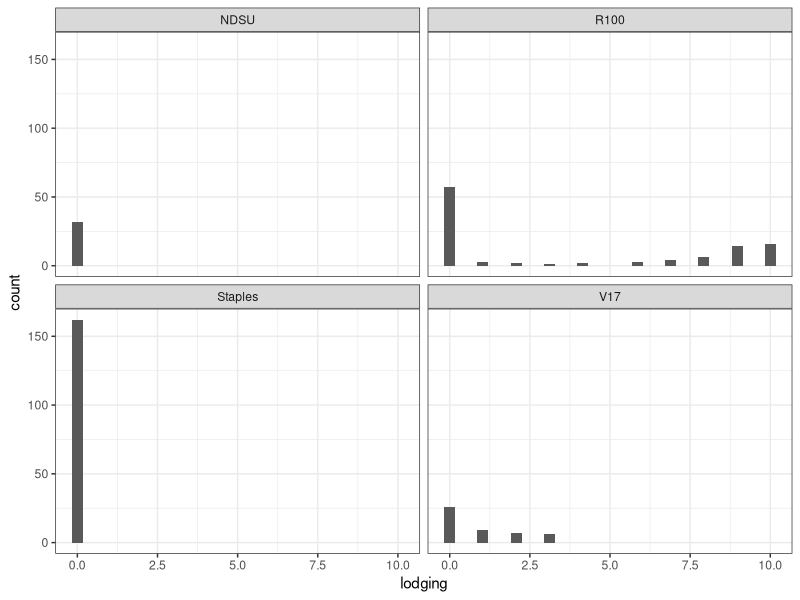
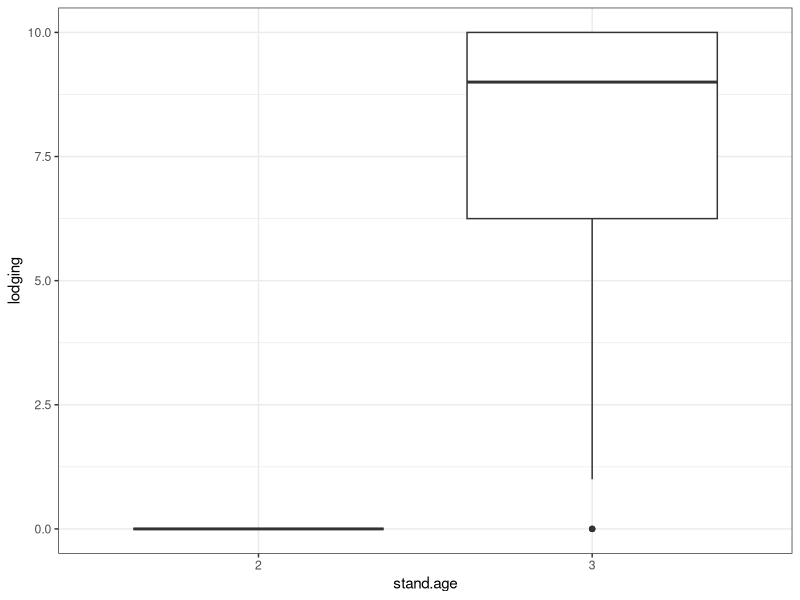
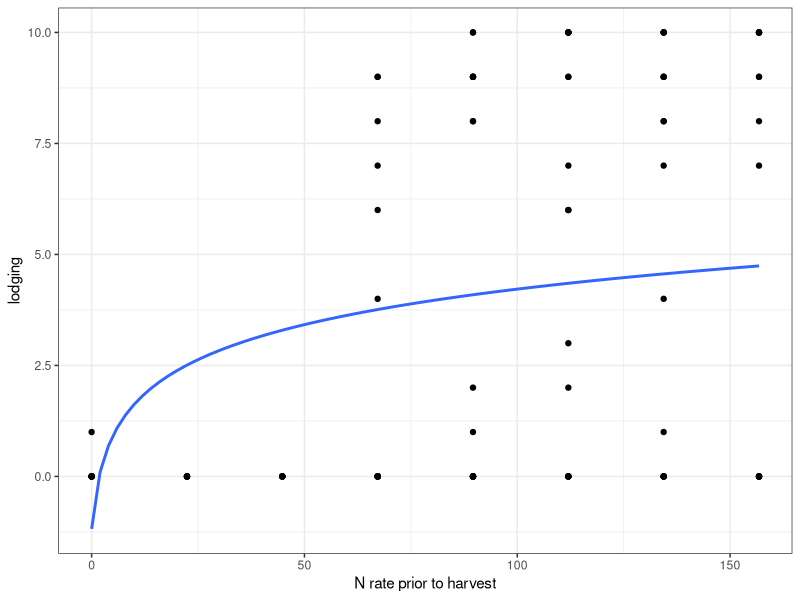
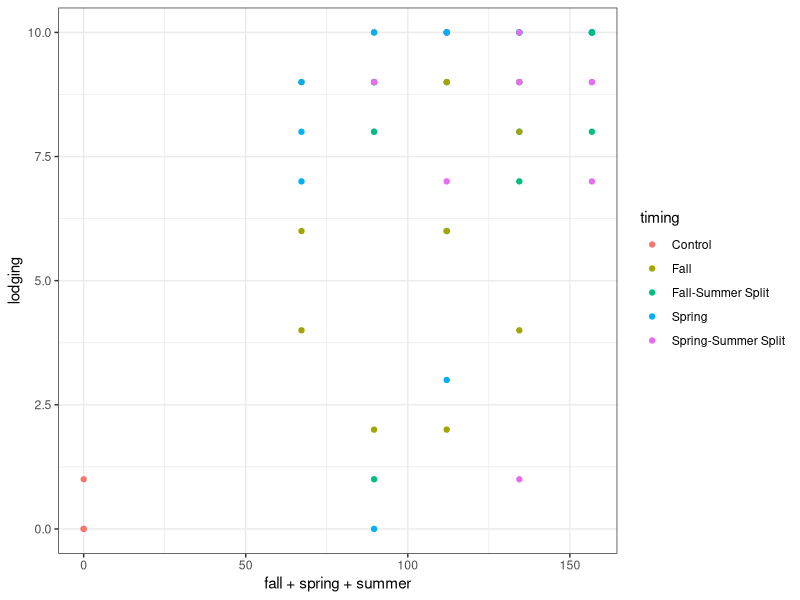
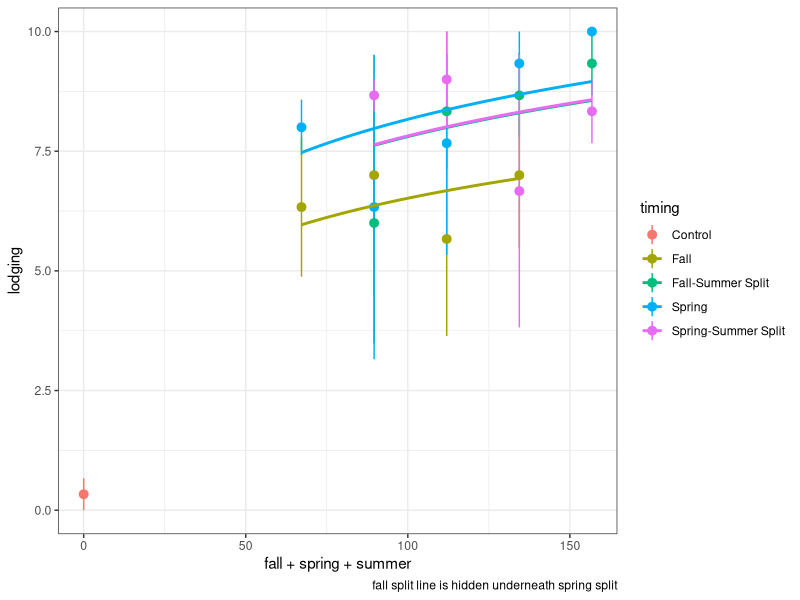
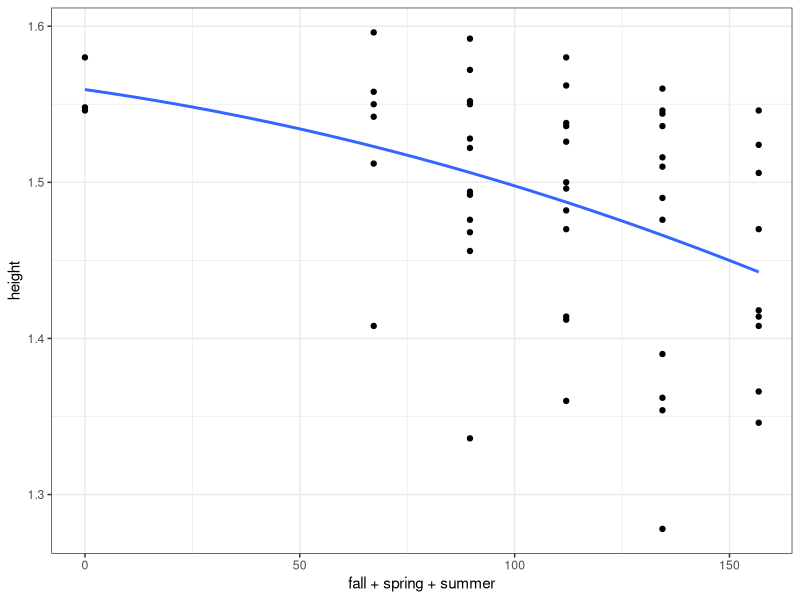
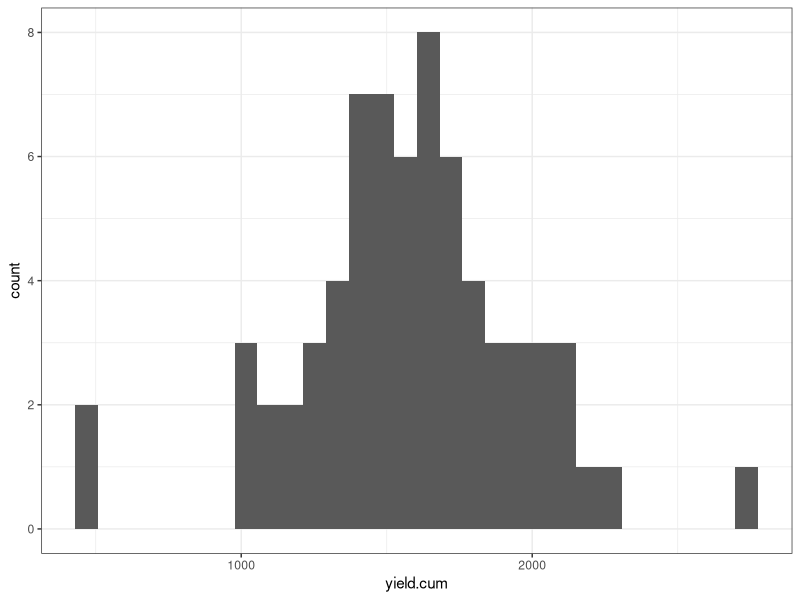
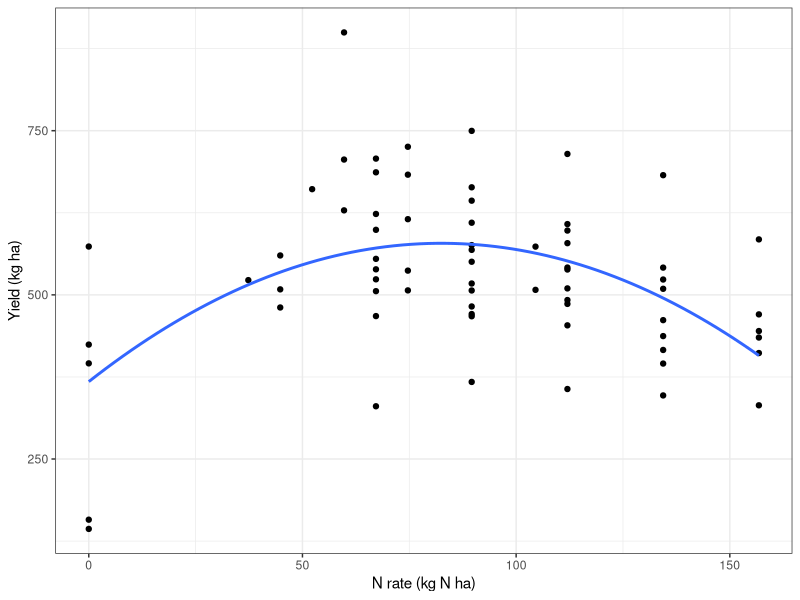

Recreate these plots in R, in order.
## ---- chunk 1
library(dplyr)
library(tidyverse)
library(multcomp)
library(emmeans)
library(lme4)
library(car)
theme_set(theme_bw())

read.csv(
  "data_nrate-all.csv"
) %>% 
  as_tibble() %>% 
  mutate(stand.age = ordered(stand.age)) %>% 
  mutate(
    across(
      c(block,location, id),
      factor
    )
  ) -> dat

## ---- chunk 2
dat %>% 
  slice(1:6) %>% 
  knitr::kable(
    caption = "first 5 lines of dataset"
  )

read.csv(
  "metadata_nrate-all.csv"
) %>% 
  knitr::kable(
    capation= "metadata"
  )
## ---- chunk 3
read.csv(
  "field_activities.csv"
) %>% 
  knitr::kable(
    caption = "Dates of key field activities"
  )
## ---- chunk 4
dat %>% 
  group_by(n.total,timing,stand.age,location) %>% 
  tally() %>% 
  # print(n=120)
  knitr::kable(
    caption = "The n-rate timing dataset"
  )
## ---- chunk 5
dat %>% 
  group_by(location,year) %>% 
  tally() %>% 
  knitr::kable(
    caption = "Ee have 10 site-years, more than enough to be a random effect"
  )
## ---- chunk 6
dat %>% 
  ggplot(aes(lodging)) +
  stat_bin() + 
  facet_wrap(~location)
## ---- chunk 7
dat %>% 
  filter(location == "R100") %>% 
  ggplot(aes(stand.age,lodging)) +
  geom_boxplot()
## ---- chunk 8
dat %>% 
  filter(location == "R100") %>% 
  ggplot(aes(fall+spring+summer,lodging)) +
  geom_point() +
  stat_smooth(
    method = "lm",
    formula = y~log(x+1),
    se=F
  ) +
  labs(
    x="N rate prior to harvest"
  )
## ---- chunk 9
dat %>% 
  filter(location == "R100" & stand.age =="3") %>% 
  ggplot(aes(fall+spring+summer,lodging, col = timing)) +
  geom_point()
## ---- chunk 10
dat %>% 
  filter(location == "R100" & stand.age =="3") %>% 
  ggplot(aes(fall+spring+summer,lodging, col = timing)) +
  stat_summary() +
  stat_smooth(
    se=F,
    method = "lm",
    formula = y~log(x+1)+0
  ) +
  labs(
    caption = "fall split line is hidden underneath spring split"
  )
## ---- chunk 11
dat %>% 
  filter(location == "R100" & stand.age =="3") %>% 
  lm(
    formula = lodging~log(n.total+1)*timing+0,.
  )  %>% 
  anova()
## ---- chunk 12
dat %>% 
  filter(location == "R100" & stand.age =="3") %>% 
  ggplot(aes(fall+spring+summer,height)) +
  geom_point() +
  geom_smooth(
    se=F,
    method = "lm",
    formula = y~poly(x,2)
  )
## ---- chunk 13
dat %>% 
  filter(location == "R100" & stand.age =="3") %>% 
  lm(
    height~poly(n.total,2)+timing,.
  ) %>% 
  anova()
## ---- chunk 14
dat %>% 
  filter(location == "R100" & stand.age =="3") %>%
  dplyr::select(lodging,height) %>% 
  cor(method = "pearson") 
## ---- chunk 15
dat %>% 
  # Removing R100 plots in third year because lodging was so high
  filter(location != "R100" | stand.age != "3") %>% 
  filter(stand.age=="3") %>% 
  ggplot(aes(yield.cum)) +
  stat_bin()
## ---- chunk 16

dat %>% 
  filter(location != "R100" | stand.age != "3") %>% 
  filter(stand.age=="3") %>% 
  lm(
    yield.cum ~ poly(cumn,1),.
  ) %>% 
  AIC()

dat %>% 
  filter(location != "R100" | stand.age != "3") %>% 
  filter(stand.age=="3") %>% 
  lm(
    yield.cum ~ poly(cumn,2),.
  ) %>% 
  AIC()

# quadratic is better than linear for fitting the data

dat %>% 
  filter(location != "R100" | stand.age != "3") %>% 
  filter(stand.age=="3") %>% 
  lm(
    yield.cum~poly(cumn,2),.
  ) %>% 
  anova()

dat %>% 
  filter(location != "R100" | stand.age != "3") %>% 
  filter(stand.age=="3") %>% 
  ggplot(aes(cumn/3,yield.cum/3)) +
  geom_point() +
  geom_smooth(
    se=F,
    method = "lm",
    formula = y~poly(x,2)
  ) +
  labs(
    x="N rate (kg N ha)",
    y="Yield (kg ha)"
  )
## ---- chunk 17
dat %>% 
  filter(location != "R100" | stand.age != "3") %>% 
  filter(stand.age=="3") %>% 
  filter(timing == "Control" |
           timing == "Fall" |
           timing == "Spring") %>% 
  lm(
    yield.cum ~ poly(cumn,2)*location*timing,.
  ) %>% 
  anova()
## ---- chunk 18
dat %>% 
  filter(location != "R100" | stand.age != "3") %>% 
  filter(stand.age=="3") %>% 
  filter(timing == "Control" |
           timing == "Fall" |
           timing == "Spring") %>% 
  lmer(
    yield.cum ~ poly(cumn,2)*timing*location+(1|block),.
  ) %>% 
  # summary()
  # AIC()
  car::Anova()
## ---- chunk 19
dat %>% 
  filter(location != "R100" | stand.age != "3") %>% 
  filter(stand.age=="3") %>% 
  filter(timing == "Control" |
           timing == "Fall" |
           timing == "Spring") %>% 
  ggplot(aes(cumn/3,yield.cum/3,
             col=location)) +
  geom_point() +
  geom_smooth(
    # aes(col=location),
    se=F,
    method="lm",
    formula = y~y) +
  labs(
    x="N applied (kg N ha)",
    y="Yield (kg ha)"
  )
## ---- chunk 20
dat %>% 
  filter(location != "R100" | stand.age != "3") %>% 
  ggplot(aes(yield)) +
  stat_bin()
## ---- chunk 21
dat %>% 
  filter(location != "R100" | stand.age != "3") %>%
  group_by(location,year) %>%
  tally()

# We still have 9 site-years, let's model these as random and see if we see an effect of nrate

dat %>% 
# removing yield data from lodged plots
  filter(location != "R100" | stand.age != "3") %>%
# removing instances where there was a Fall timing but no N was applied
  filter(timing !="Fall" | fall != 0) %>% 
  lmer(
    yield~poly(n.total,2)*timing*stand.age + (1|location/year/block),.
  ) %>% 
  # summary()
  car::Anova()

# we know from this model that there are no interactions between fixed effects and that it is rank defficient because we are trying to predict so many interactions on so little data. We rerun the model without the interaction terms

## ---- chunk 22
dat %>% 
# removing yield data from lodged plots
  filter(location != "R100" | stand.age != "3") %>%
# removing instances where there was a Fall timing but no N was applied
  filter(timing !="Fall" | fall != 0) %>% 
  filter(timing!="Fall-Spring Split") %>% 
  ggplot(aes(n.total,yield)) +
  geom_point(
    # aes(col=timing)
  ) +
  geom_smooth(
    method = "lm",
    se=F,
    formula = y~poly(x,2)
  )
## ---- chunk 23
dat %>% 
# removing yield data from lodged plots
  filter(location != "R100" | stand.age != "3") %>%
# removing instances where there was a Fall timing but no N was applied
  filter(timing !="Fall" | fall != 0) %>% 
  lmer(
# changing random effect structure due to singular fit
    yield~poly(n.total,2)+timing+stand.age + (1|location/year/block),.
  ) %>% 
  # summary()
  # car::Anova()
  emmeans(~timing) %>% 
  cld(
    Letters = letters,
    reverse = T
  ) %>% 
  mutate(group = str_trim(.group)) ->tuk1

dat %>% 
# removing yield data from lodged plots
  filter(location != "R100" | stand.age != "3") %>%
# removing instances where there was a Fall timing but no N was applied
  filter(timing !="Fall" | fall != 0) %>% 
  group_by(timing) %>% 
  tally() %>% 
  left_join(tuk1) %>% 
  mutate(
    CI = paste0(round(lower.CL),"-",round(upper.CL))
  ) %>% 
  arrange(desc(emmean)) %>% 
  mutate(emmean = paste0(round(emmean),.group)) %>% 
  dplyr::select(-c(.group,lower.CL,upper.CL,group)) %>% 
  dplyr::select(
    timing,emmean,CI,n
  ) %>% 
  knitr::kable(
    caption = "Estimated marginal means across N rate timings from a mixed effect model of yield as a function of nitrogen rate, timing and stand.age across 9 site-years. No interactions were detected among nitrogen rate, timing and stand age, but main effects were detected from timing"
  )
## ---- chunk 24
dat %>% 
  filter(location != "R100") %>%
# removing instances where there was a Fall timing but no N was applied
  filter(timing !="Fall" | fall != 0) %>%
  lmer(
    yield~poly(n.total,2)*timing*stand.age*location + (1|block),.
  ) %>% 
  # summary()
  car::Anova()

# still just stand:location interaction

# reducing model parameters to only significant interactions

dat %>% 
  filter(location != "R100" | stand.age != "3") %>%
# removing instances where there was a Fall timing but no N was applied
  filter(timing !="Fall" | fall != 0) %>%
  filter(location != "R100") %>% 
  lmer(
    yield~poly(n.total,2)+timing+stand.age+
      location+stand.age:location +
      (1|block),.
  ) %>% 
  car::Anova()
## ---- chunk 25
dat %>% 
  filter(location != "R100") %>%
# removing instances where there was a Fall timing but no N was applied
  filter(timing !="Fall" | fall != 0) %>%
  filter(stand.age == "2") %>% 
  lmer(
    yield~poly(n.total,2)*timing*location + (1|block),.
  ) %>% 
  car::Anova()

# look at timing
dat %>% 
  filter(location != "R100") %>%
# removing instances where there was a Fall timing but no N was applied
  filter(timing !="Fall" | fall != 0) %>%
  filter(stand.age == "2") %>% 
  lmer(
    yield~poly(n.total,2)+timing+location + (1|block),.
  ) %>% 
  # summary()
  # car::Anova()
  emmeans(~timing) %>% 
  cld(
    Letters=letters,
    reverse=T
  ) %>% 
  mutate(group = str_trim(.group))-> tuk1

dat %>% 
  filter(location != "R100") %>%
# removing instances where there was a Fall timing but no N was applied
  filter(timing !="Fall" | fall != 0) %>%
  filter(stand.age == "2") %>% 
  group_by(timing) %>% 
  tally() %>% 
  left_join(tuk1) %>% 
  mutate(
    CI = paste0(round(lower.CL),"-",round(upper.CL))
  ) %>% 
  arrange(desc(emmean)) %>% 
  mutate(emmean = paste0(round(emmean),.group)) %>% 
  dplyr::select(-c(.group,lower.CL,upper.CL,group)) %>% 
  dplyr::select(
    timing,emmean,CI,n
  ) %>% 
  knitr::kable(
    caption = "Estimated marginal means across N rate timings from a mixed effect model of yield in second year kernza stands as a function of nitrogen rate, timing and location. No interactions were detected among nitrogen rate, timing and location, but main effects were detected from timing")
